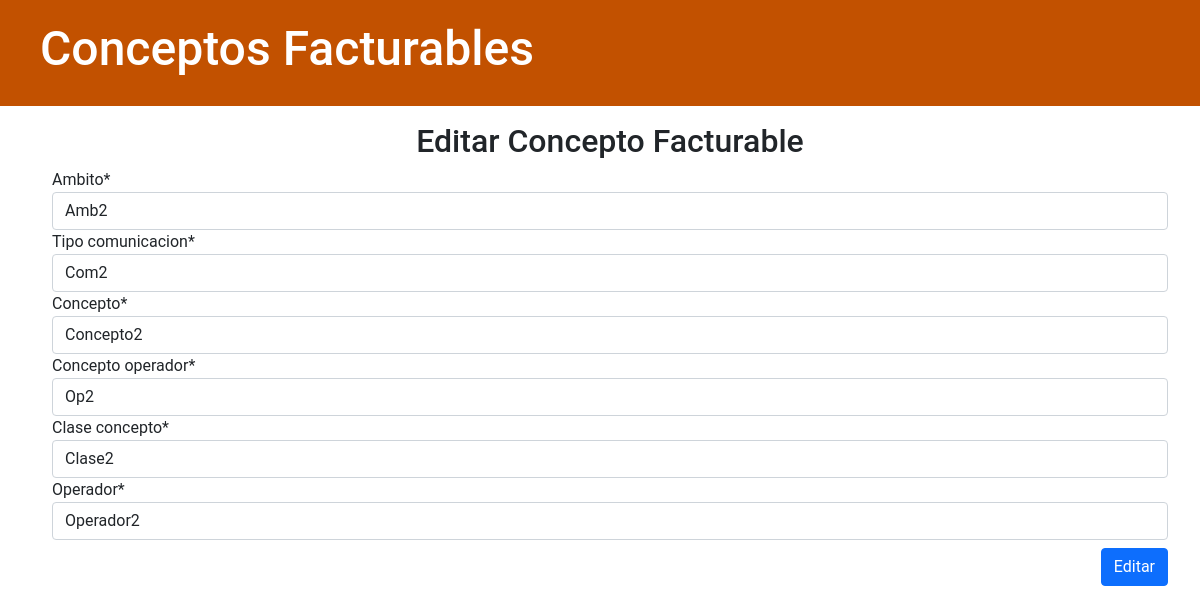
Page /conceptos/2/editar (signed in) on the earlier database version.
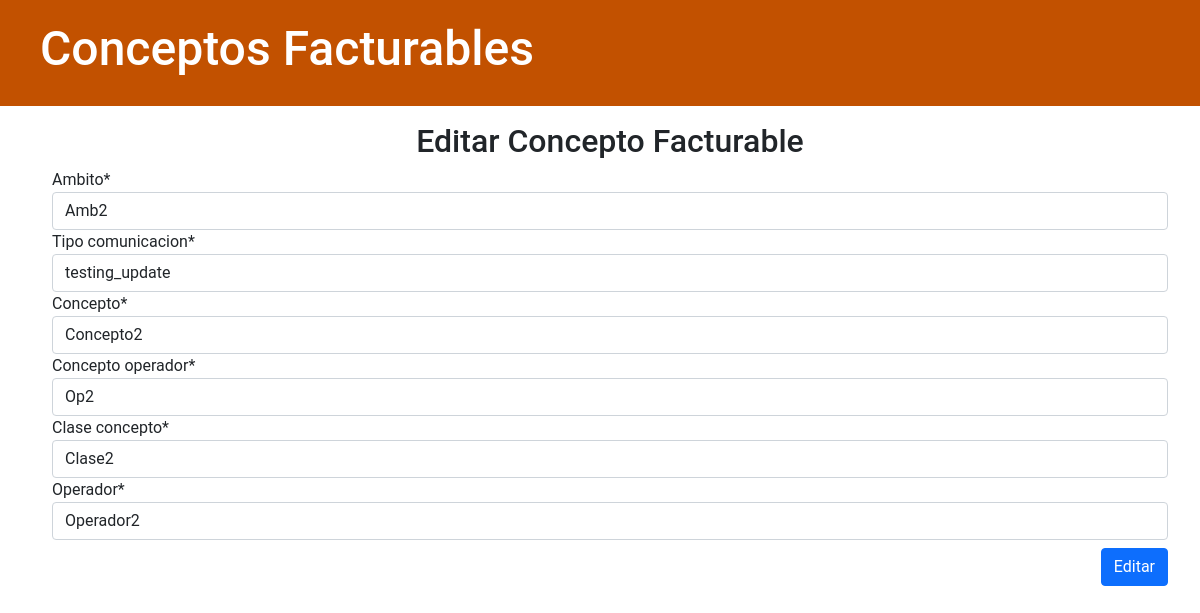
Same page on the later database version.
### conceptoFacturable/models.py (models this page shows, shortened)
class ConceptoFacturable(models.Model):
    concepto = models.CharField(max_length=100)
    clase_concepto = models.CharField(max_length=45)
    operador = models.CharField(max_length=45)
    tipo_comunicacion = models.CharField(max_length=45)
    concepto_operador = models.CharField(max_length=100)
    ambito = models.CharField(max_length=45)
    class Meta:
        verbose_name = "concepto_facturable"
        verbose_name_plural = "conceptos_facturables"
        ordering = ["pk"]

### conceptoFacturable/views.py (the view)
# urls.py: path("<int:pk>/editar", views.conceptos_facturables_editar,
@login_required
@staff_member_required
def conceptos_facturables_editar(request, pk):
    concepto = get_object_or_404(ConceptoFacturable, pk=pk)
    if request.method == 'POST':
        form = ConceptoFacturableForm(request.POST, instance=concepto)
        if form.is_valid():
            concepto = form.save(commit=False)
            concepto.save()
            return redirect('conceptos_facturables_detail', pk=concepto.pk)
    else:
        form = ConceptoFacturableForm(instance=concepto)
        return render(
            request,
            'conceptoFacturable/conceptos_facturables_editar.html',
            {'form': form})

### conceptoFacturable/forms.py
class ConceptoFacturableForm(forms.ModelForm):
    class Meta:
        model = ConceptoFacturable
        fields = {
                    'concepto',
                    'clase_concepto',
                    'operador',
                    'tipo_comunicacion',
                    'concepto_operador',
                    'ambito'
                 }

### conceptoFacturable/templates/conceptoFacturable/conceptos_facturables_editar.html
{% extends 'conceptoFacturable/base.html' %}
{% load crispy_forms_tags %}
{% block content %}
    <div class="text-center">
        <h2>Editar Concepto Facturable</h2>
    </div>
    <form method="POST" class="concepto-form">{% csrf_token %}
        {{ form|crispy }}
        <button name="save_button" type="submit" class="save btn btn-primary mt-2">Editar</button>
    </form>
{% endblock content %}

Differences in the rows shown:
changed ConceptoFacturable "Amb2": tipo_comunicacion "Com2" → "testing_update"
